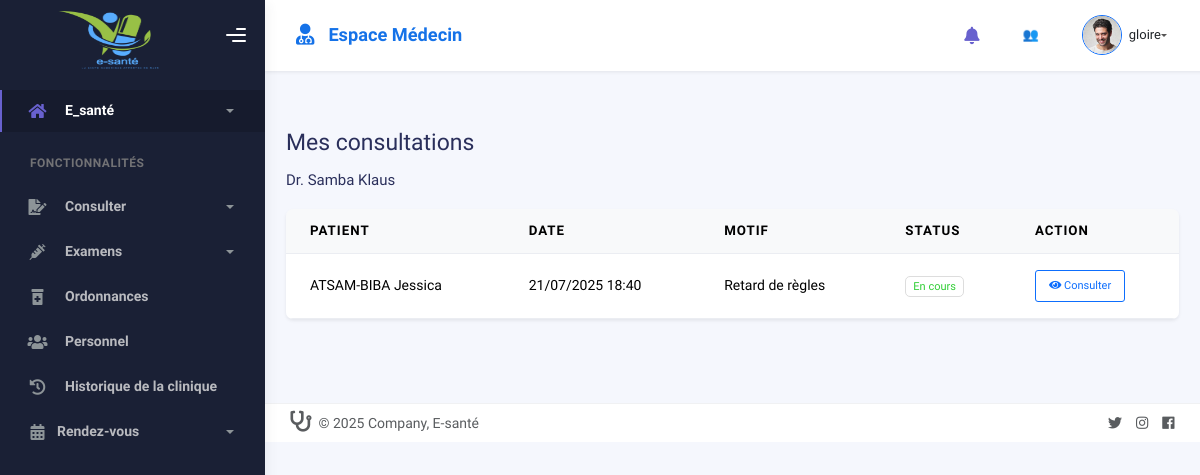
/mes-consultations/ (signed in), run on an earlier commit of the app's database.
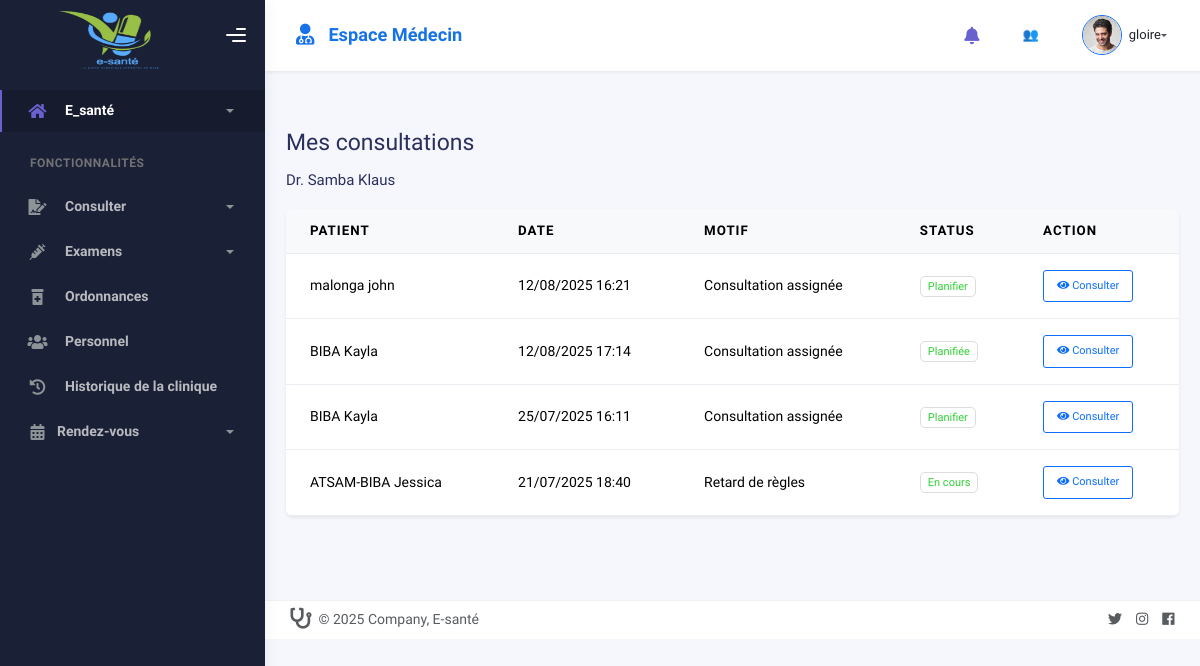
And on a later commit of the database.
### home/models.py (models this page shows, shortened)
class Consultation(models.Model):
    STATUS_CHOICES = [
        ('Planifier', _('Planifier')),
        ('En cours', _('En cours')),
        ('Terminer', _('Termier')),
        ('Annulée', _('Annulée')),
    ]
    TYPE_CONSULTATION_CHOICES = [
        ('Première consultation', _('Première consultation')),  # ✅ Ajouté ici
        ('Suivi', _('Suivi')),
        ('Urgence', _('Urgence')),
        ('Téléconsultation', _('Téléconsultation')),
        ('Consultation de routine', _('Consultation de routine')),
        ('Suivi médical régulier', _('Suivi médical régulier')),
        ('Demande de certificat médical', _('Demande de certificat médical')),
        ('Visite annuelle de contrôle', _('Visite annuelle de contrôle')),
        ('Bilan de santé', _('Bilan de santé')),
        ('Fièvre persistante', _('Fièvre persistante')),
        ('Douleur abdominale', _('Douleur abdominale')),
        ('Maux de tête fréquents', _('Maux de tête fréquents')),
        ('Douleur thoracique', _('Douleur thoracique')),
        ('Toux chronique', _('Toux chronique')),
        ('Fatigue générale', _('Fatigue générale')),
        ('Essoufflement', _('Essoufflement')),
        ('Vertiges', _('Vertiges')),
        ('Palpitations', _('Palpitations')),
        ('Douleur musculaire', _('Douleur musculaire')),
        ('Entorse ou foulure', _('Entorse ou foulure')),
        ('Douleur articulaire', _('Douleur articulaire')),
        ('Fracture suspectée', _('Fracture suspectée')),
        ('Lumbago', _('Lumbago')),
        ('Chute récente', _('Chute récente')),
        ('Anxiété / stress', _('Anxiété / stress')),
        ('Troubles du sommeil', _('Troubles du sommeil')),
        ('Dépression présumée', _('Dépression présumée')),
        ('Suivi psychologique', _('Suivi psychologique')),
        ('Burn-out', _('Burn-out')),
        ('Hypertension artérielle', _('Hypertension artérielle')),
        ('Douleur cardiaque', _('Douleur cardiaque')),
        ('Suivi après infarctus', _('Suivi après infarctus')),
        ('Fièvre chez l’enfant', _('Fièvre chez l’enfant')),
        ('Vaccination', _('Vaccination')),
        ('Toux ou rhume', _('Toux ou rhume')),
        ('Suivi de croissance', _('Suivi de croissance')),
        ('Douleurs menstruelles', _('Douleurs menstruelles')),
        ('Retard de règles', _('Retard de règles')),
        ('Suivi de grossesse', _('Suivi de grossesse')),
        ('Contraception', _('Contraception')),
        ('Chutes répétées', _('Chutes répétées')),
        ('Diminution de mémoire', _('Diminution de mémoire')),
        ('Douleurs chroniques', _('Douleurs chroniques')),
    ]
    patient = models.ForeignKey(
        'Patient',
        on_delete=models.CASCADE,
        related_name='consultations',
        verbose_name=_("Patient")
    )
    medecin = models.ForeignKey(
        'Personnel',
        on_delete=models.CASCADE,
        related_name='consultations',
        limit_choices_to={'role': 'Médecin'},
        verbose_name=_("Médecin")
    )
    infirmier = models.ForeignKey(
        'Personnel',
        on_delete=models.SET_NULL,
        null=True,
        blank=True,
        related_name='consultations_as_nurse',
        verbose_name=_("Infirmier")
    )
    date_consultation = models.DateTimeField(
        default=timezone.now,
        verbose_name=_("Date de la consultation")
    )
    type_consultation = models.CharField(
        max_length=50,
        choices=TYPE_CONSULTATION_CHOICES,
        default='Première consultation',
        verbose_name=_("Type de consultation"),
        help_text=_("Choisissez le motif ou le type de consultation.")
    )
    motif = models.CharField(
        max_length=200,
        verbose_name=_("Motif"),
        help_text=_("Motif principal de la consultation.")
    )
    description = models.TextField(
        blank=True,
        null=True,
        verbose_name=_("Description"),
        help_text=_("Symptômes ou situation rapportée.")
    )
    poids = models.DecimalField(
        max_digits=5, decimal_places=2,
        blank=True, null=True,
        verbose_name=_("Poids (kg)")
    )
    taille = models.DecimalField(
        max_digits=5, decimal_places=2,
        blank=True, null=True,
        verbose_name=_("Taille (cm)")
    )
    tension_artérielle = models.CharField(
        max_length=20,
        blank=True, null=True,
        verbose_name=_("Tension artérielle"),
        help_text="Ex: 12/8"
    )
    temperature = models.DecimalField(
        max_digits=4, decimal_places=1,
        blank=True, null=True,
        verbose_name=_("Température (°C)")
    )
    pouls = models.PositiveIntegerField(
        blank=True, null=True,
        verbose_name=_("Pouls (bpm)")
    )
    diagnostic = models.TextField(
        blank=True, null=True,
        verbose_name=_("Diagnostic"),
        help_text=_("Diagnostic établi lors de la consultation.")
    )
    traitement = models.TextField(
        blank=True, null=True,
        verbose_name=_("Traitement prescrit"),
        help_text=_("Le traitement prescrit au patient.")
    )
    note = models.TextField(
        blank=True, null=True,
        verbose_name=_("Note complémentaire"),
        help_text=_("Informations additionnelles.")
    )
    status = models.CharField(
        max_length=20,
        choices=STATUS_CHOICES,
        default='Planifiée',
        verbose_name=_("Statut")
    )
    created_at = models.DateTimeField(auto_now_add=True)
    updated_at = models.DateTimeField(auto_now=True)
    class Meta:
        verbose_name = _("Consultation")
        verbose_name_plural = _("Consultations")
        ordering = ['-date_consultation']

class Patient(models.Model):
    GROUPE_SANGUIN_CHOICES = [
        ('A+', 'A+'), ('A-', 'A-'),
        ('B+', 'B+'), ('B-', 'B-'),
        ('AB+', 'AB+'), ('AB-', 'AB-'),
        ('O+', 'O+'), ('O-', 'O-'),
        ('Inconnu', 'Inconnu'),
    ]
    nom = models.CharField(_('Nom'), max_length=100)
    prenom = models.CharField(_('Prénom'), max_length=100)
    date_naissance = models.DateField(_('Date de naissance'))
    sexe = models.CharField(_('Sexe'), max_length=10, choices=SEXE_CHOICES)
    telephone = models.CharField(_('Téléphone'), max_length=20)
    email = models.EmailField(_('Email'), blank=True, null=True)
    adresse = models.TextField(_('Adresse'), blank=True, null=True)
    poids = models.DecimalField(_('Poids (kg)'), max_digits=5, decimal_places=2, blank=True, null=True)
    taille = models.DecimalField(_('Taille (cm)'), max_digits=5, decimal_places=2, blank=True, null=True)
    groupe_sanguin = models.CharField(_('Groupe sanguin'), max_length=10, choices=GROUPE_SANGUIN_CHOICES, default='Inconnu')
    tension_artérielle = models.CharField(_('Tension artérielle'), max_length=20, blank=True, null=True, help_text="Ex: 12/8")
    allergies = models.TextField(_('Allergies'), blank=True, null=True)
    antecedents_medicaux = models.TextField(_('Antécédents médicaux'), blank=True, null=True, help_text=_("Antécédents médicaux importants"))
    class Meta:
        ordering = ['nom', 'prenom']

### home/views.py (the view)
# urls.py: path('mes-consultations/', views.mes_consultations, name='mes_consultations'),
@login_required
def mes_consultations(request):
    if request.user.role != 'medecin':
        messages.error(request, "Accès refusé.")
        return redirect('home')
    try:
        personnel = request.user.personnel
    except Personnel.DoesNotExist:
        messages.error(request, "Votre profil médecin n’existe pas.")
        return redirect('logout')
    consultations = Consultation.objects.filter(medecin=personnel).select_related('patient')
    consultations = consultations.order_by('-id')
    return render(request, 'dashboard/mes_consultations.html', {
        'consultations': consultations
    })

### home/context_processors.py (called while the page is built)
def users_online(request):
    User = get_user_model()
    sessions = Session.objects.filter(expire_date__gte=timezone.now())
    user_ids = []
    for session in sessions:
        data = session.get_decoded()
        uid = data.get('_auth_user_id')
        if uid:
            user_ids.append(uid)
    active_users = User.objects.filter(id__in=user_ids)
    return {
        'active_users': active_users,
        'users_online_count': active_users.count(),
    }

### home/models.py (called while the page is built)
    def __str__(self):
        return f"{self.username} ({self.get_role_display()})"

### home/templates/dashboard/mes_consultations.html (shortened to what this page needs)
{% extends 'dashboard/base.html' %}
{% block content %}
<div class="container mt-5 pt-5">
  <h3>Mes consultations</h3>
  <p>Dr. {{ request.user.personnel.nom }} {{ request.user.personnel.prenom }}</p>
  {% if consultations %}
  <div class="table-responsive shadow-sm rounded-3 overflow-hidden">
    <table class="table table-hover align-middle mb-0">
      <thead class="table-light">
        <tr>
          <th>Patient</th>
          <th>Date</th>
          <th>Motif</th>
          <th>Status</th>
          <th>Action</th>
        </tr>
      </thead>
      <tbody>
        {% for consultation in consultations %}
        <tr>
          <td>{{ consultation.patient.nom }} {{ consultation.patient.prenom }}</td>
          <td>{{ consultation.date_consultation|date:"d/m/Y H:i" }}</td>
          <td>{{ consultation.motif }}</td>
          <td>
            <span class="badge text-success bg-{{ consultation.status|upper }}">
              {{ consultation.get_status_display }}
            </span>
          </td>
          <td>
            <a href="{% url 'consultation_detail' consultation.id %}" class="btn btn-sm btn-outline-primary">
              <i class="fas fa-eye"></i> Consulter
            </a>
          </td>
        </tr>
        {% empty %}
        <tr>
          <td colspan="5" class="text-center py-4 text-muted">Aucune consultation trouvée.</td>
        </tr>
        {% endfor %}
      </tbody>
    </table>
  </div>
  {% else %}
  <div class="alert alert-info mt-4">Aucune consultation trouvée.</div>
  {% endif %}
</div>
{% endblock %}

What changed in the data, as far as the page shows it:
added Consultation: patient.nom "malonga", patient.prenom "john", date_consultation "12/08/2025 16:21", motif "Consultation assignée", status "Planifier"
added Consultation: patient.nom "BIBA", patient.prenom "Kayla", date_consultation "12/08/2025 17:14", motif "Consultation assignée", status "Planifiée"
added Consultation: patient.nom "BIBA", patient.prenom "Kayla", date_consultation "25/07/2025 16:11", motif "Consultation assignée", status "Planifier"
